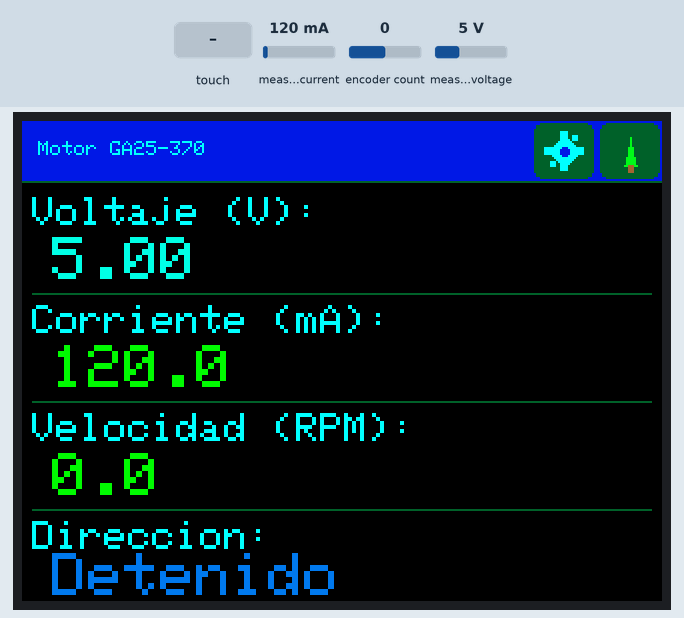
This sketch was run on a simulated ESP32. Shown: 320×240 colour display. Inputs (shaded band) come from the test bench; at power-on: encoder count 0, measured current 120 mA, measured voltage 5 V (analog values on the 0–4095 scale).

Above: at 1.4 s.
1.5 s: encoder count set to 1
At 1.81 s:
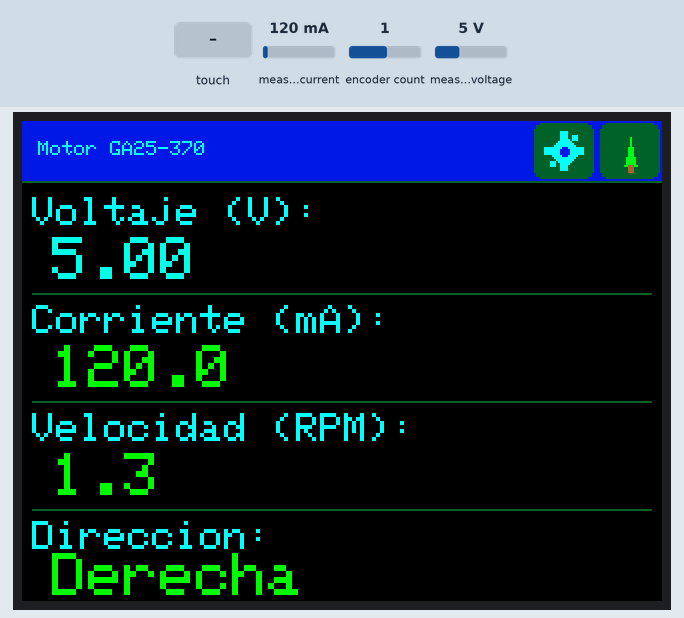
3.4 s: touch panel pressed at 87 % / 90 % of its raw x / y range
At 4.7 s:
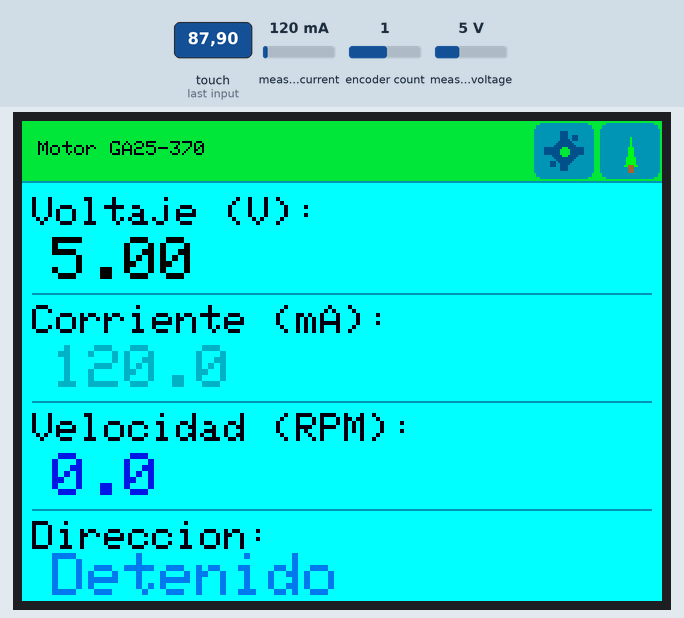
5.3 s: encoder count set to 2
At 5.5 s:
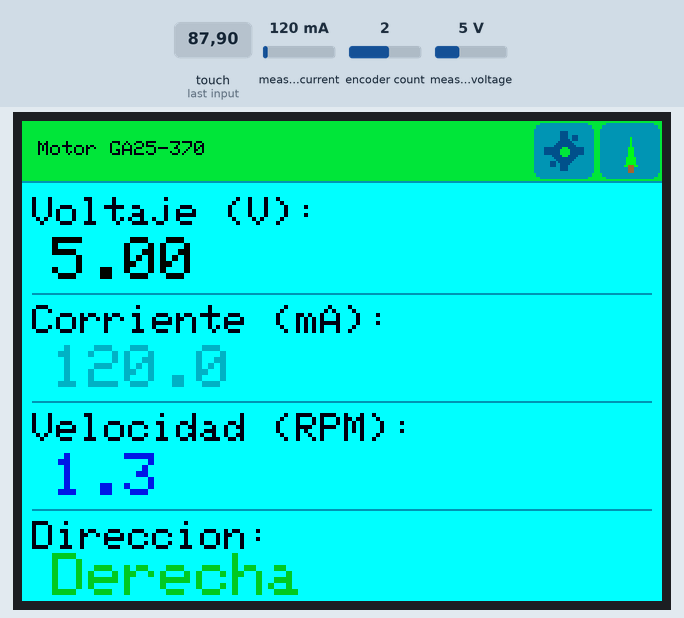
7.1 s: touch panel pressed at 87 % / 90 % of its raw x / y range
At 8.7 s:
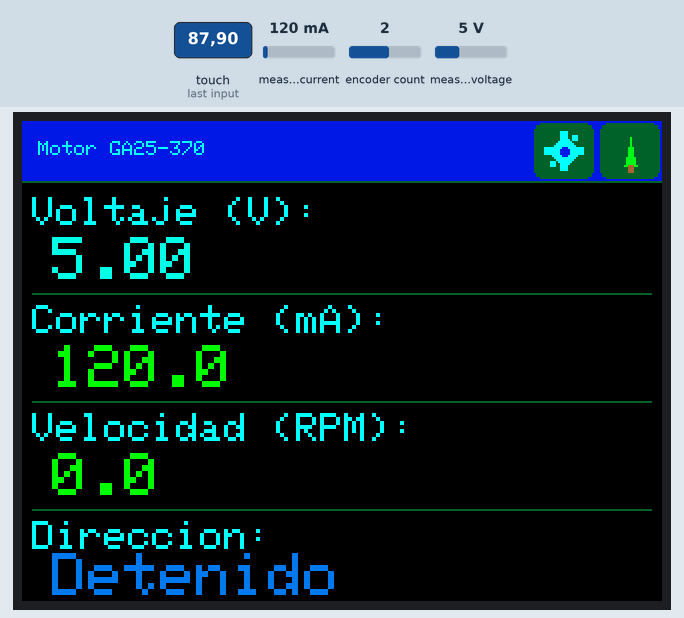
9.0 s: encoder count set to 6
At 9.21 s:
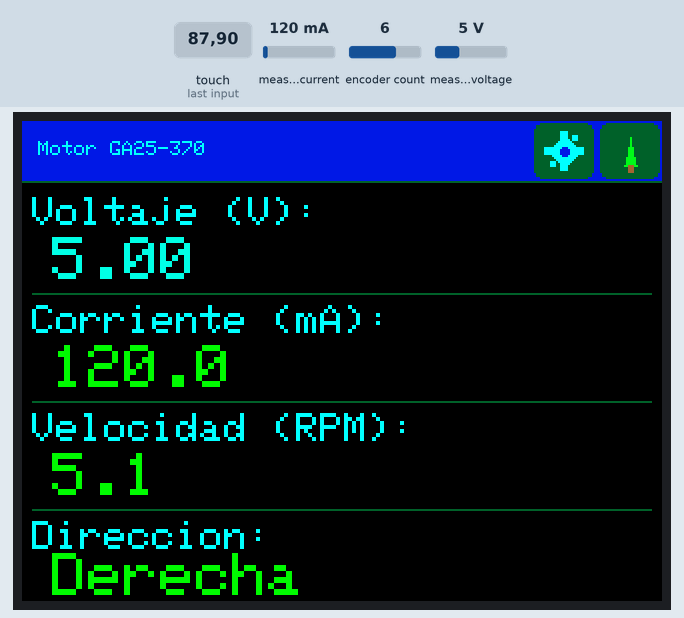
10.8 s: encoder count set to 5
At 10.98 s:
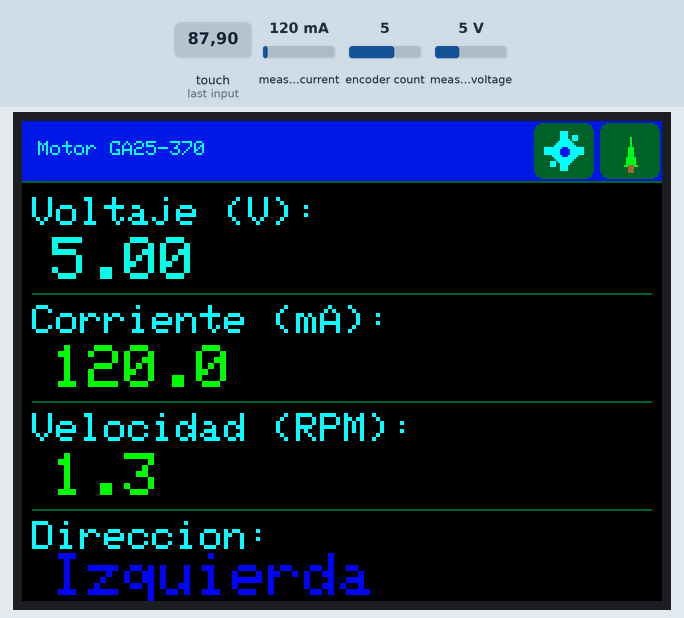
Timing chart, 0 to 13.6 s (numbered marks = the images above; inputs shaded):
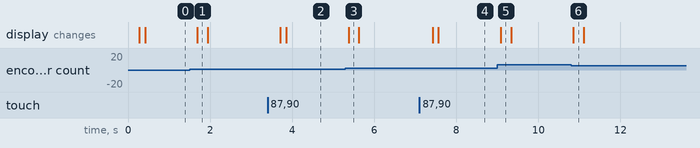

Measured:
- after the input at 1.5 s, the display: changes after 0.19 s (image 1)
- after the input at 3.4 s, the display: first changes after 0.32 s (image 2 shows a later state)
- after the input at 5.3 s, the display: changes after 0.08 s (image 3)
- after the input at 7.1 s, the display: first changes after 0.32 s (image 4 shows a later state)
- after the input at 9.0 s, the display: changes after 0.08 s (image 5)
- after the input at 10.8 s, the display: changes after 0.06 s (image 6)

The sketch:

pizarra_esp32_touch_fix.ino
```cpp
#include <Arduino.h>
#include <stdint.h>
#include <LovyanGFX.hpp>
#include <Wire.h>
#include <Adafruit_INA219.h>
#include <ESP32Encoder.h>
#include "TouchScreen.h"

// --- PINES DEL TOUCH ---
#define YP 32   // Pin analógico
#define XM 33   // Pin analógico
#define YM 13   // Pin digital
#define XP 14   // Pin digital

TouchScreen ts = TouchScreen(XP, YP, XM, YM, 300);

// --- CONFIGURACIÓN DE LA PANTALLA ---
class LGFX : public lgfx::LGFX_Device {
  lgfx::Panel_ILI9341 _panel_instance;
  lgfx::Bus_Parallel8 _bus_instance;
public:
  LGFX(void) {
    {
      auto cfg = _bus_instance.config();
      cfg.pin_wr = 27; cfg.pin_rd = 26; cfg.pin_rs = 32;
      cfg.pin_d0 = 13; cfg.pin_d1 = 14; cfg.pin_d2 = 16; cfg.pin_d3 = 17;
      cfg.pin_d4 = 18; cfg.pin_d5 = 19; cfg.pin_d6 = 23; cfg.pin_d7 = 25;
      _bus_instance.config(cfg);
      _panel_instance.setBus(&_bus_instance);
    }
    {
      auto cfg = _panel_instance.config();
      cfg.pin_cs   = 33;
      cfg.pin_rst  = 4;
      cfg.panel_width  = 240;
      cfg.panel_height = 320;
      cfg.invert = false;
      cfg.rgb_order = false;
      _panel_instance.config(cfg);
    }
    setPanel(&_panel_instance);
  }

  // Restaurar los pines del bus I2S después de leer el touch
  void restoreBus() {
    _bus_instance.init();
  }
};

LGFX lcd;
Adafruit_INA219 ina219;
ESP32Encoder encoder;

// --- CALIBRACIÓN TOUCH ---
#define TS_MINX 166
#define TS_MAXX 935
#define TS_MINY 176
#define TS_MAXY 901

// --- MOTOR GA25-370 ---
// El GA25-370 tiene un encoder Hall de 11 PPR en el eje del motor.
// Con attachHalfQuad se cuentan 11 pulsos/vuelta del motor.
// Multiplica por la relación de tu caja reductora:
//   1:34 → 11 * 34 = 374    |   1:75 → 11 * 75 = 825
//   1:107 → 11 * 107 = 1177 |   1:150 → 11 * 150 = 1650
const float PULSOS_POR_VUELTA = 374.0;

long ultimaPosicion = 0;
unsigned long ultimoTiempo = 0;
float rpm = 0.0;
String direccion = "Detenido ";

// --- PANTALLAS ---
enum Pantalla { MONITOR, PIZARRA };
Pantalla pantallaActual = MONITOR;
bool modoOscuro = true;
bool redibujar = true;

// --- COLORES DEL TEMA ---
uint32_t colFondo, colTexto, colEtiqueta, colBarra, colBorde;

// --- PIZARRA ---
int colorActual = TFT_WHITE;
int grosorPincel = 3;

// ============================================================
// TEMA
// ============================================================
void actualizarTema() {
  if (modoOscuro) {
    colFondo    = TFT_BLACK;                     // Fondo negro
    colTexto    = TFT_RED;                       // Variables en rojo (ej. RPM)
    colEtiqueta = TFT_WHITE;                     // Letras blancas
    colBarra    = lcd.color565(30, 30, 30);      // Gris muy oscuro
    colBorde    = lcd.color565(100, 100, 100);   // Borde gris oscuro
  } else {
    colFondo    = TFT_WHITE;                     // Fondo blanco
    colTexto    = lcd.color565(30, 30, 30);      // Gris muy oscuro para texto general
    colEtiqueta = lcd.color565(0, 0, 139);       // Azul oscuro
    colBarra    = lcd.color565(230, 230, 230);   // Gris muy claro para barras
    colBorde    = lcd.color565(150, 150, 150);   // Gris medio
  }
}

// ============================================================
// ICONOS (dibujados con primitivas)
// ============================================================

// Engrane: círculo con 6 dientes
void dibujarEngrane(int cx, int cy, uint32_t color) {
  lcd.fillCircle(cx, cy, 6, color);
  lcd.fillCircle(cx, cy, 2, colBarra);  // hueco central
  // Dientes (arriba, abajo, izq, der, diagonales)
  lcd.fillRect(cx - 2, cy - 10, 4, 4, color);
  lcd.fillRect(cx - 2, cy + 6,  4, 4, color);
  lcd.fillRect(cx - 10, cy - 2, 4, 4, color);
  lcd.fillRect(cx + 6,  cy - 2, 4, 4, color);
  lcd.fillRect(cx + 4, cy - 8,  3, 3, color);
  lcd.fillRect(cx - 7, cy + 5,  3, 3, color);
}

// Pincel simplificado
void dibujarPincel(int cx, int cy, uint32_t color) {
  lcd.fillTriangle(cx - 3, cy + 7, cx + 3, cy + 7, cx, cy - 7, color);
  lcd.fillRect(cx - 1, cy + 7, 3, 4, lcd.color565(160, 100, 50));
}

// Flecha de regreso ←
void dibujarFlecha(int cx, int cy, uint32_t color) {
  lcd.fillTriangle(cx - 7, cy, cx + 1, cy - 6, cx + 1, cy + 6, color);
  lcd.fillRect(cx + 1, cy - 2, 7, 5, color);
}

// ============================================================
// TOUCH
// ============================================================
void touchEndRead() {
  lcd.restoreBus();
  pinMode(XM, OUTPUT);
  digitalWrite(XM, HIGH);
}

bool leerTouch(int &px, int &py) {
  TSPoint p = ts.getPoint();
  touchEndRead();

  if (p.z > 150 && p.z < 1000) {
    px = constrain(map(p.x, TS_MINX, TS_MAXX, 0, 320), 0, 319);
    py = constrain(map(p.y, TS_MAXY, TS_MINY, 0, 240), 0, 239);
    return true;
  }
  return false;
}

// ============================================================
// PANTALLA: MONITOR
// ============================================================
void dibujarMonitorUI() {
  lcd.fillScreen(colFondo);

  // --- Barra superior ---
  lcd.fillRect(0, 0, 320, 30, colBarra);
  lcd.drawFastHLine(0, 30, 320, colBorde);

  // Título
  lcd.setTextSize(1);
  lcd.setTextColor(colEtiqueta, colBarra);
  lcd.setCursor(8, 10);
  lcd.print("Motor GA25-370");

  // Botón engrane: x 256-287, y 1-28
  lcd.fillRoundRect(256, 1, 30, 28, 4, colBorde);
  dibujarEngrane(271, 15, modoOscuro ? TFT_WHITE : lcd.color565(80, 80, 80));

  // Botón pizarra: x 289-319, y 1-28
  lcd.fillRoundRect(289, 1, 30, 28, 4, colBorde);
  dibujarPincel(304, 15, TFT_MAGENTA);

  // --- Etiquetas de datos ---
  lcd.setTextSize(2);
  lcd.setTextColor(colEtiqueta, colFondo);

  lcd.setCursor(5, 38);
  lcd.print("Voltaje (V):");

  lcd.setCursor(5, 92);
  lcd.print("Corriente (mA):");

  lcd.setCursor(5, 146);
  lcd.print("Velocidad (RPM):");

  lcd.setCursor(5, 200);
  lcd.print("Direccion:");

  // Líneas separadoras sutiles
  lcd.drawFastHLine(5, 86, 310, colBorde);
  lcd.drawFastHLine(5, 140, 310, colBorde);
  lcd.drawFastHLine(5, 194, 310, colBorde);
}

void actualizarMonitor() {
  // --- INA219 ---
  float busvoltage = ina219.getBusVoltage_V();
  float current_mA = ina219.getCurrent_mA();
  if (busvoltage < 0) busvoltage = 0.00;
  if (current_mA < 0) current_mA = 0.00;

  // Voltaje
  lcd.setTextSize(3);
  uint32_t colVoltaje;
  if (modoOscuro) {
    colVoltaje = busvoltage > 5.0 ? TFT_RED : TFT_YELLOW;
  } else {
    colVoltaje = busvoltage > 5.0 ? TFT_RED : lcd.color565(0, 128, 0); // Verde oscuro
  }
  lcd.setTextColor(colVoltaje, colFondo);
  lcd.setCursor(15, 58);
  lcd.print(busvoltage, 2);
  lcd.print("     ");

  // Corriente
  uint32_t colCorriente;
  if (modoOscuro) {
    colCorriente = current_mA > 0 ? TFT_RED : TFT_DARKGREY;
  } else {
    colCorriente = current_mA > 0 ? lcd.color565(180, 120, 0) : TFT_DARKGREY; // Naranja/Dorado oscuro
  }
  lcd.setTextColor(colCorriente, colFondo);
  lcd.setCursor(15, 112);
  lcd.print(current_mA, 1);
  lcd.print("     ");

  // --- RPM y Dirección (cada 250ms) ---
  unsigned long ahora = millis();
  unsigned long dt = ahora - ultimoTiempo;

  if (dt >= 250) {
    long pos = encoder.getCount();
    long dp = pos - ultimaPosicion;

    if (dp != 0) {
      float pps = ((float)dp / (float)dt) * 1000.0;
      rpm = abs((pps / PULSOS_POR_VUELTA) * 60.0);
      direccion = (dp > 0) ? "Derecha  " : "Izquierda";
    } else {
      rpm = 0.0;
      direccion = "Detenido ";
    }
    ultimaPosicion = pos;
    ultimoTiempo = ahora;

    // RPM
    lcd.setTextSize(3);
    lcd.setTextColor(colTexto, colFondo);
    lcd.setCursor(15, 166);
    lcd.print(rpm, 1);
    lcd.print("     ");

    // Dirección
    uint32_t colDir;
    if (modoOscuro) {
      if      (direccion == "Derecha  ")  colDir = TFT_RED;
      else if (direccion == "Izquierda") colDir = TFT_CYAN;
      else                                colDir = TFT_DARKGREY;
    } else {
      if      (direccion == "Derecha  ")  colDir = lcd.color565(200, 100, 0); // Naranja oscuro
      else if (direccion == "Izquierda") colDir = lcd.color565(139, 0, 139);  // Magenta oscuro
      else                                colDir = TFT_DARKGREY;
    }

    lcd.setTextSize(3);
    lcd.setTextColor(colDir, colFondo);
    lcd.setCursor(15, 216);
    lcd.print(direccion);
  }
}

// ============================================================
// PANTALLA: PIZARRA
// ============================================================
void dibujarPizarraUI() {
  uint32_t fondo = modoOscuro ? TFT_BLACK : TFT_WHITE;
  lcd.fillScreen(fondo);

  // Paleta de colores (derecha) — colores vivos que contrastan bien en LCD
  lcd.fillRect(270, 0,   50, 38, TFT_RED);
  lcd.fillRect(270, 38,  50, 38, TFT_YELLOW);
  lcd.fillRect(270, 76,  50, 38, TFT_GREEN);
  lcd.fillRect(270, 114, 50, 38, TFT_CYAN);
  lcd.fillRect(270, 152, 50, 38, TFT_ORANGE);

  // Botón de regreso (abajo-derecha)
  lcd.fillRoundRect(270, 200, 50, 38, 4, lcd.color565(40, 40, 55));
  lcd.drawRoundRect(270, 200, 50, 38, 4, TFT_CYAN);
  dibujarFlecha(295, 219, TFT_YELLOW);

  // Línea divisoria
  lcd.drawFastVLine(269, 0, 240, TFT_CYAN);

  colorActual = TFT_CYAN;
}

// ============================================================
// SETUP
// ============================================================
void setup(void) {
  Serial.begin(115200);
  analogReadResolution(10);

  lcd.init();
  lcd.setRotation(1);

  // INA219 por I2C (pines por defecto: SDA=21, SCL=22)
  Wire.begin(21, 22);
  if (!ina219.begin()) {
    Serial.println("Error: INA219 no encontrado");
  }

  // Encoder (pines 34 y 35 — solo entrada, ideales para encoder)
  encoder.attachHalfQuad(34, 35);
  encoder.clearCount();
  ultimoTiempo = millis();

  // Dibujar pantalla inicial
  actualizarTema();
  dibujarMonitorUI();
  redibujar = false;
}

// ============================================================
// LOOP
// ============================================================
void loop(void) {
  int tx, ty;
  bool tocado = leerTouch(tx, ty);

  // ========================
  // PANTALLA MONITOR
  // ========================
  if (pantallaActual == MONITOR) {
    if (redibujar) {
      actualizarTema();
      dibujarMonitorUI();
      redibujar = false;
    }

    actualizarMonitor();

    if (tocado) {
      // Botón engrane (256-287, 1-28) → cambiar modo claro/oscuro
      if (tx >= 250 && tx <= 290 && ty <= 32) {
        modoOscuro = !modoOscuro;
        redibujar = true;
        delay(300);
      }
      // Botón pincel (289-319, 1-28) → ir a pizarra
      else if (tx >= 285 && ty <= 32) {
        pantallaActual = PIZARRA;
        dibujarPizarraUI();
        delay(300);
      }
    }
  }

  // ========================
  // PANTALLA PIZARRA
  // ========================
  else if (pantallaActual == PIZARRA) {
    if (tocado) {
      // Zona de la paleta / botones (x > 270)
      if (tx > 268) {
        if      (ty < 38)  colorActual = TFT_RED;
        else if (ty < 76)  colorActual = TFT_YELLOW;
        else if (ty < 114) colorActual = TFT_GREEN;
        else if (ty < 152) colorActual = TFT_CYAN;
        else if (ty < 190) colorActual = TFT_ORANGE;
        // Botón regreso
        else if (ty >= 198) {
          pantallaActual = MONITOR;
          redibujar = true;
          delay(300);
          return;
        }
        delay(150);
      }
      // Zona de dibujo
      else {
        lcd.fillCircle(tx, ty, grosorPincel, colorActual);
      }
    }
  }
}
```
